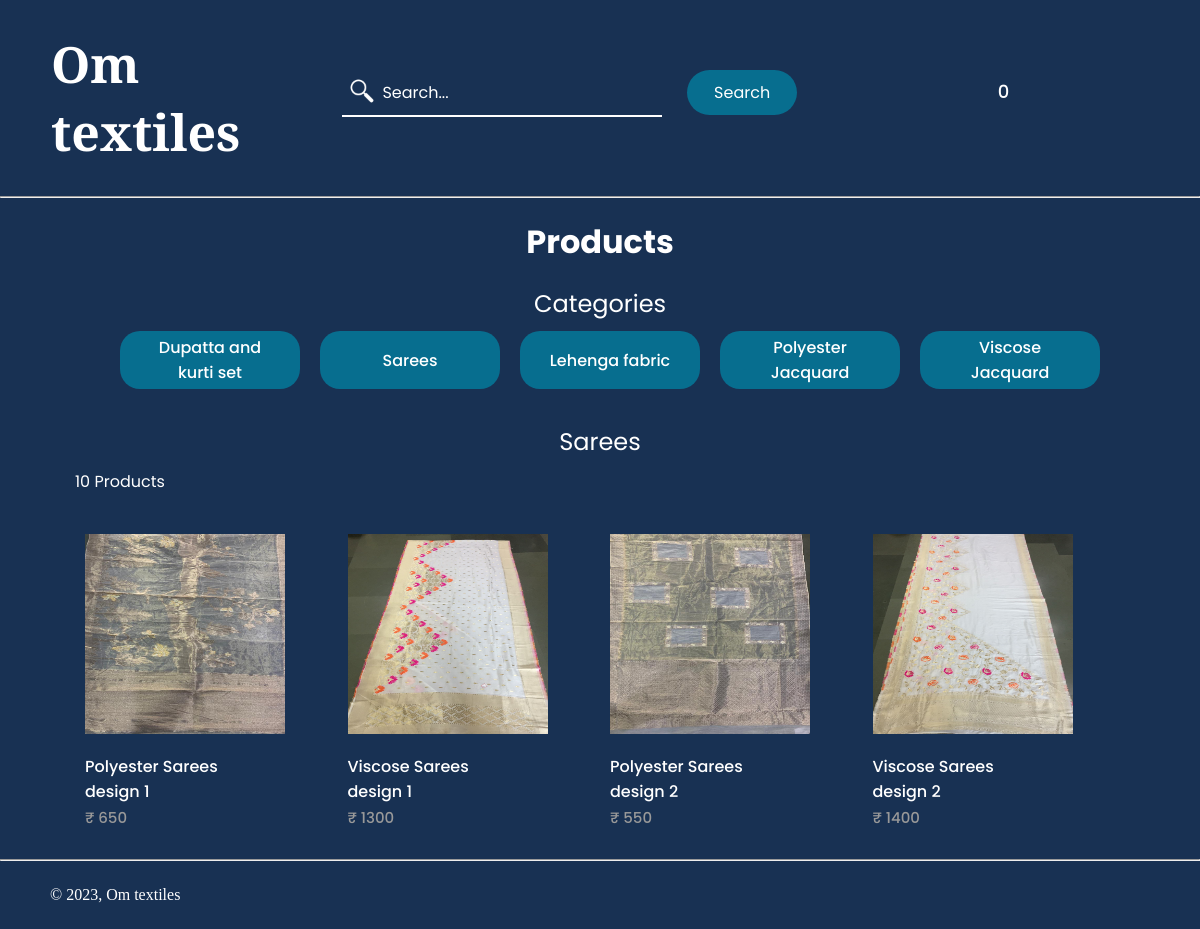
Screenshot of /category_Sarees.php with the database file from the repository.
### tables this page shows
CREATE TABLE `products` (
  `id` int(11) NOT NULL,
  `p_name` varchar(200) NOT NULL,
  `p_description` text NOT NULL,
  `price` decimal(10,0) NOT NULL,
  `quantity` int(11) NOT NULL,
  `p_img` text NOT NULL,
  `date_added` date NOT NULL DEFAULT current_timestamp(),
  `product_keywords` varchar(200) NOT NULL,
  `category` varchar(200) NOT NULL
);

### functions.php (called while the page is built, shortened)
<?php
    $num_items_in_cart = isset($_SESSION['cart']) ? count($_SESSION['cart']) : 0;
?>

### category_Sarees.php (the view, shortened to what this page needs)
<?php
    include 'functions.php';
    $stmt = $dbconnect->prepare("SELECT * FROM products where id = 2 OR id = 5 OR id = 7 OR id = 10");
    $stmt->execute();
    $products = $stmt->fetchAll(PDO::FETCH_ASSOC);
    $total_products = $dbconnect->query('SELECT * FROM products')->rowCount();
?>
<html>
    <head>
        <link rel="stylesheet" href="category.css">
        <link rel="stylesheet" href="webfonts_css/all.css">
        <link rel="stylesheet" href="webfonts_css/sharp-light.css">
        <link rel="stylesheet" href="webfonts_css/sharp-regular.css">
        <link rel="stylesheet" href="webfonts_css/sharp-solid.css">
    </head>
    <body>
        <header class="navbar">
            <h1 class="logo">Om textiles</h1>
            <nav>
                <ul class="nav_links">
                    <li class="search">
                        <form class="search_form" method="get" action="search_products.php">
                            <input placeholder="Search..." class="search_input" type="search" id="search" name="search_input">
                            <img src="white_searchicon.png" id="icon">
                            <input type="submit" class="searchbtn" value="Search" name="search_btn">
                        </form>
                    </li>
                    <li><a href="index.php?page=Homepage"><i class="fa-thin fa-house fa-xl"></i></a></li>
                    <li><a href="index.php?page=products"><i class="fa-thin fa-clothes-hanger fa-xl"></i></a></li>
                    <li>
                        <a href="index.php?page=cart"><i class="fa-thin fa-cart-shopping fa-xl"></i></a>
                        <span><?=$num_items_in_cart?></span>
                    </li>
                    <li><a href="index.php?page=aboutUs"><i class="fa-thin fa-users-rectangle fa-xl"></i></a></li>
                    <li><a href="index.php?page=contactUs"><i class="fa-thin fa-phone fa-xl"></i></a></li>
                    <li><a href="index.php?page=Account"><i class="fa-thin fa-circle-user fa-xl"></i></a></li>
                </ul>
            </nav>
        </header>
        <hr>
        <main>
            <div class="products content-wrapper">
                <h1 class="productslabel">Products</h1>
                <p class="catlabel">Categories</p>
                <div class="categories">
                    <a class="cat" href="category_Dupatta_and_kurti_set.php"><button>Dupatta and kurti set</button></a>
                    <a class="cat" href="category_Sarees.php"><button>Sarees</button></a>
                    <a class="cat" href="category_Lehenga_fabric.php"><button>Lehenga fabric</button></a>
                    <a class="cat" href="category_Polyester_Jacquard.php"><button>Polyester Jacquard</button></a>
                    <a class="cat" href="category_Viscose_Jacquard.php"><button>Viscose Jacquard</button></a>
                </div>
                <br>
                <p class="catlabel">Sarees</p>
                <p><?=$total_products?> Products</p>
                <div class="products-wrapper">
                    <?php foreach ($products as $product): ?>
                    <a href="index.php?page=product&id=<?=$product['id']?>" class="product">
                        <img src="Product Images/<?=$product['p_img']?>" width="200" height="200" alt="<?=$product['p_name']?>">
                        <span class="p_name"><?=$product['p_name']?></span>
                        <span class="price">
                            &#8377; <?=$product['price']?>
                        </span>
                    </a>
                    <?php endforeach; ?>
                </div>
            </div>
            <br>
        </main>
        <footer>
            <hr>
            <br>
            <p style="font-family: 'Cinzel', serif;">&copy; 2023, Om textiles</p>
            <br>
        </footer>
    </body>
</html>

### category.css (style rules this page uses)
* { box-sizing: border-box; margin: 0; padding: 0; font-family: "Poppins", sans-serif; }
body { background-color: rgb(24, 49, 83); font-family: 'Poppins', sans-serif; color: white; }
.logo { color:#ffffff; font-family: 'Cinzel', serif; padding-left: 15px; font-size: 50px; cursor: pointer; margin-right: auto; }
li, a, button { font-family: "Poppins", sans-serif; font-weight: 500; font-size: large; color: white; text-decoration: none; }
header { display: flex; justify-content: flex-end; align-items: center; padding: 30px 3%; }
.nav_links { list-style: none; }
.nav_links li { display: inline-block; padding: 0 20px; }
.nav_links li a { transition: all 0.3s ease 0s; }
.searchbtn { background-color: rgba(0,136,169,0.7); border: none; border-radius: 50px; cursor: pointer; transition: all 0.3s ease 0s; margin-left: 20px; margin-bottom: 10px; align-content: center; text-align: center; font-size: medium; height: 45px; width: 110px; padding-left: 0px; color: white; }
.search_input { background-color: rgb(24, 49, 83); outline: none; border: 0; border-bottom: 2px solid white; padding-top: 5px; padding-bottom: 10px; padding-left: 40px; font-size: 16px; color: white; width: 20rem; transition: all 200ms ease-in; }
::placeholder { color: rgb(255, 255, 255); }
.search { position: relative; padding: 0; margin: 0; }
#icon { position: absolute; bottom: 19px; left: 25px; width: 30px; height: 30px; }
.content-wrapper { width: 1050px; margin: 0 auto; }
.productslabel { font-family: "Poppins", sans-serif; padding: 20px 0; text-align: center; width: 100%; }
.categories { display: flex; justify-content: center; align-items: center; }
.catlabel { text-align: center; font-size: x-large; color: white; padding-bottom: 10px; }
button { padding: 0px 25px; background-color: rgba(0,136,169,0.7); border: none; border-radius: 20px; cursor: pointer; transition: all 0.3s ease 0s; margin-left: 20px; margin-bottom: 10px; align-content: center; width: 180px; height: 58px; text-align: center; font-size: medium; font-family: 'Poppins', sans-serif; }
main > .products .price { display: block; font-size: 15px; color: #999999; }
main .products .products-wrapper { display: flex; flex-wrap: wrap; align-items: center; justify-content: space-evenly; padding: 40px 0 0 0; }
main .products .products-wrapper .product { display: block; overflow: hidden; text-decoration: none; width: 25%; padding: 0px 10px 5px 10px; }
main .products .products-wrapper .product img { transform: scale(1); transition: transform 1s; }
main .products .products-wrapper .product .p_name { display: block; color: #ffffff; padding: 20px 0 2px 0; font-size: 16px; }
main .products .products-wrapper .product .price { display: block; color: #999999; font-size: 15px; }
footer { bottom: 0; width: 100%; }
footer p { margin-left: 50px; }

### rows the page displays
products: p_img (picture), p_name "Polyester Sarees design 1", price "650"
products: p_img (picture), p_name "Viscose Sarees design 1", price "1300"
products: p_img (picture), p_name "Polyester Sarees design 2", price "550"
products: p_img (picture), p_name "Viscose Sarees design 2", price "1400"

### other values shown
$num_items_in_cart "0"
$total_products "10"
